Frame 1 (no input): blank canvas, image omitted
Frame 60 (the mouse pressed at the canvas centre just before this capture): blank canvas, image omitted
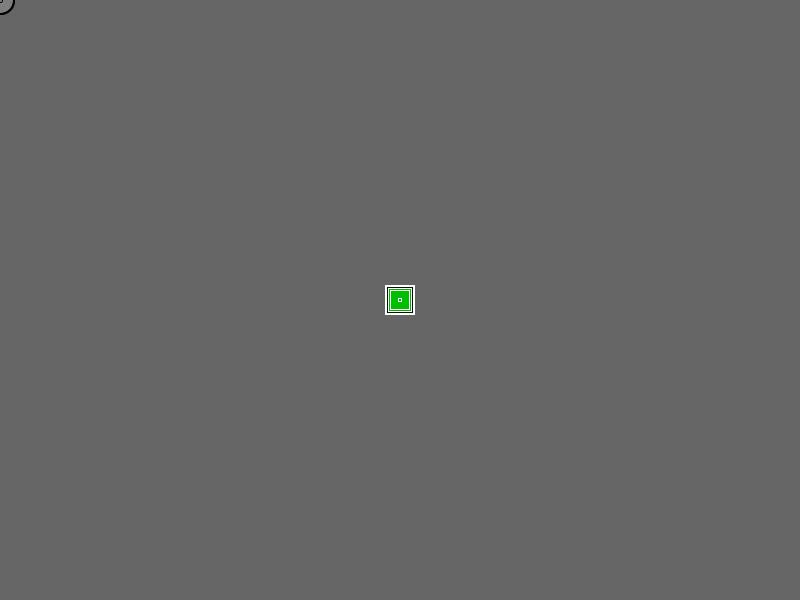
Frame 120 (the mouse held since frame 60 and released just before this capture)

The Processing sketch whose frames 1 and 60 were blank and that drew this single picture after the mouse press (run headless with seeded random() and noise(); from frame 60 on, the mouse is pressed at the canvas centre):

// Processing sketch: processing_2489
// ── processing_2489.pde

/* 

mouse pressed function
sean_velasco@hotmail.com
june 2009


*/



void setup() {
  size(800, 600);
  fill(126);
  background(102);
  rectMode(CENTER);

  
}

void draw() {
  
  float a;
  a = (random(0,30));
  
  if(mousePressed) {
    
    stroke(255);
    fill(0, random(0,255), 0);
    rect(mouseX, mouseY, a, a);

  } else {
    
    stroke(0);
    ellipse(mouseX, mouseY, a, a); 
  }


}
